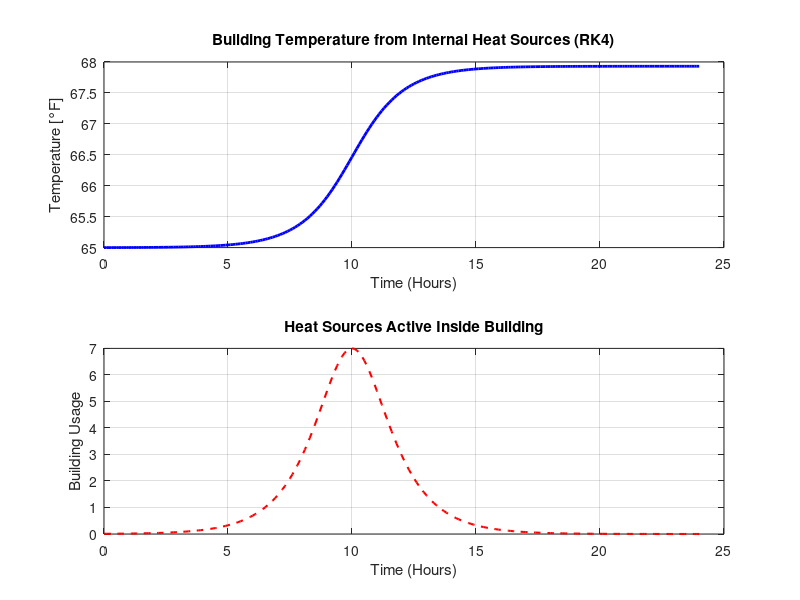

The MATLAB script that drew this image:
% rk4_internal_heat.m
clc;
clear;

% Parameters
C = 10;                     % Thermal capacitance
T0 = 65;                    % Initial temperature
t0 = 0;                     % Initial time
tf = 24;                    % Final time
dt = 0.1;                   % Time step
N = floor((tf - t0)/dt);    % Number of steps

% Time vector
t = t0:dt:tf;
T = zeros(1, length(t));    % Preallocate solution
T(1) = T0;                  % Initial condition

% Define internal heat source H(t)
H = @(t) 7 * sech((3/4)*(t - 10));    % Heat from people/lights/machines
%       ^^^  Change first value to modify input heat sources

% Define derivative function dT/dt
dTdt = @(t, T) (1/C) * H(t);          % No losses, only accumulation

% RK4 Integration
for i = 1:N
    ti = t(i);
    Ti = T(i);

    k1 = dt * dTdt(ti, Ti);
    k2 = dt * dTdt(ti + dt/2, Ti + k1/2);
    k3 = dt * dTdt(ti + dt/2, Ti + k2/2);
    k4 = dt * dTdt(ti + dt, Ti + k3);

    T(i+1) = Ti + (1/6)*(k1 + 2*k2 + 2*k3 + k4);
end

% Find and display max temperature and when it occurs
[max_T, idx_max] = max(T);      % Max value and its index
time_max_T = t(idx_max);        % Time at which max occurs

fprintf('Maximum temperature: %.2f °F\n', max_T);
fprintf('Time of maximum temperature: %.2f hours\n', time_max_T);

% Plot the result
figure;

% Plot temperature T(t)
subplot(2, 1, 1);
plot(t, T, 'b-', 'LineWidth', 2);
xlabel('Time (Hours)');
ylabel('Temperature [°F]');
title('Building Temperature from Internal Heat Sources (RK4)');
grid on;

% Plot H(t) for comparison

%{
hold on;
plot(t, H(t), 'r--', 'LineWidth', 1.5);
legend('T(t)', 'H(t)');
%}

% Create a separate subplot for building usage
subplot(2, 1, 2);
plot(t, H(t), 'r--', 'LineWidth', 1.5);
xlabel('Time (Hours)');
ylabel('Building Usage');
title('Heat Sources Active Inside Building');
grid on;

% --- Helper function for sech ---
function y = sech(x)
    y = 1 ./ cosh(x);
end